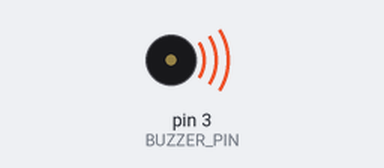
Simulated run of this sketch. Board: Arduino Uno, built with avr-gcc and run on an emulated ATmega328P. Parts: buzzer (waves = sounding).

Above: at 0.1 s.
At 29.1 s:
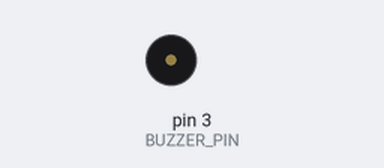
Timing chart, 0 to 30.6 s (numbered marks = the images above):
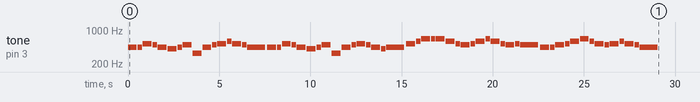

The sketch:

sketch_oct30a.ino
```cpp
// Definitia frecventelor notelor muzicale (in Hz)
#define NOTE_C4  262
#define NOTE_CS4 277
#define NOTE_D4  294
#define NOTE_DS4 311
#define NOTE_E4  330
#define NOTE_F4  349
#define NOTE_FS4 370
#define NOTE_G4  392
#define NOTE_GS4 415
#define NOTE_A4  440
#define NOTE_AS4 466
#define NOTE_B4  494
#define NOTE_C5  523
#define NOTE_CS5 554
#define NOTE_D5  587
#define NOTE_DS5 622
#define NOTE_E5  659
#define NOTE_F5  698
#define NOTE_FS5 740
#define NOTE_G5  784
#define REST     0

// Pinul la care este conectat buzzer-ul
const int BUZZER_PIN = 3;

// Tempo-ul melodiei (Tempo di marcia)
const int TEMPO = 110;

// Notele melodiei (Deșteaptă-te, române!)
int melody[] = {
  // Masura 1-4: Deșteaptă-te, române, din somnul cel de moarte[cite: 1]
  NOTE_A4, NOTE_A4, NOTE_C5, NOTE_B4, NOTE_A4,
  NOTE_GS4, NOTE_A4, NOTE_B4, NOTE_E4,
  NOTE_A4, NOTE_B4, NOTE_C5, NOTE_D5,
  NOTE_C5, NOTE_B4, NOTE_A4,

  // Masura 5-8: În care te-adânciră barbarii de tirani![cite: 1]
  NOTE_A4, NOTE_A4, NOTE_C5, NOTE_B4, NOTE_A4,
  NOTE_GS4, NOTE_A4, NOTE_B4, NOTE_E4,
  NOTE_A4, NOTE_B4, NOTE_C5, NOTE_B4,
  NOTE_A4, NOTE_GS4, NOTE_A4,

  // Masura 9-12: Acum ori niciodată croiește-ți altă soartă[cite: 1]
  NOTE_C5, NOTE_D5, NOTE_E5, NOTE_E5, NOTE_E5,
  NOTE_D5, NOTE_C5, NOTE_B4, NOTE_C5, NOTE_D5,
  NOTE_E5, NOTE_D5, NOTE_C5, NOTE_B4,
  NOTE_C5, NOTE_B4, NOTE_A4,

  // Masura 13-16: La care să se-nchine și cruzii tăi dușmani![cite: 1]
  NOTE_A4, NOTE_B4, NOTE_C5, NOTE_D5, NOTE_E5,
  NOTE_D5, NOTE_C5, NOTE_B4, NOTE_C5, NOTE_D5,
  NOTE_C5, NOTE_B4, NOTE_A4, NOTE_GS4,
  NOTE_A4
};

// Durata fiecarui note: 4 = patrime, 8 = optime, 16 = saisprezecime etc.
int noteDurations[] = {
  // Masura 1-4
  4, 8, 4, 8, 4,
  4, 8, 4, 4,
  4, 8, 4, 8,
  4, 8, 2,

  // Masura 5-8
  4, 8, 4, 8, 4,
  4, 8, 4, 4,
  4, 8, 4, 8,
  4, 8, 2,

  // Masura 9-12
  4, 8, 4, 8, 4,
  4, 8, 4, 8,
  4, 8, 4, 8,
  4, 8, 2,

  // Masura 13-16
  4, 8, 4, 8, 4,
  4, 8, 4, 8,
  4, 8, 4, 8,
  2
};

void setup() {
  pinMode(BUZZER_PIN, OUTPUT);
  playAnthem();
}

void loop() {
  // Melodia ruleaza o singura data la pornire.
  // Daca se doreste repetarea continua, functia playAnthem() se poate muta aici.
}

void playAnthem() {
  int notesCount = sizeof(melody) / sizeof(melody[0]);

  // Calculul duratei unei patrimi in milisecunde
  int wholenote = (60000 * 4) / TEMPO;

  for (int thisNote = 0; thisNote < notesCount; thisNote++) {
    int noteDuration = 0;
    int durationValue = noteDurations[thisNote];

    if (durationValue > 0) {
      noteDuration = wholenote / durationValue;
    } else if (durationValue < 0) {
      // Note cu punct (durata crescuta cu 50%)
      noteDuration = wholenote / abs(durationValue);
      noteDuration *= 1.5;
    }

    // Redarea notei pe pinul setat
    if (melody[thisNote] != REST) {
      tone(BUZZER_PIN, melody[thisNote], noteDuration * 0.9);
    } else {
      noTone(BUZZER_PIN);
    }

    // Pauza scurta intre note pentru a le distinge clar
    delay(noteDuration);
    noTone(BUZZER_PIN);
  }
}
```
